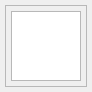
<?xml version="1.0" encoding="UTF-8"?>
<ui version="4.0">
 <class>CommentViewWidget</class>
 <widget class="QWidget" name="CommentViewWidget">
  <property name="geometry">
   <rect>
    <x>0</x>
    <y>0</y>
    <width>92</width>
    <height>92</height>
   </rect>
  </property>
  <property name="windowTitle">
   <string>Form</string>
  </property>
  <layout class="QGridLayout" name="gridLayout">
   <property name="leftMargin">
    <number>5</number>
   </property>
   <property name="topMargin">
    <number>5</number>
   </property>
   <property name="rightMargin">
    <number>5</number>
   </property>
   <property name="bottomMargin">
    <number>5</number>
   </property>
   <property name="spacing">
    <number>5</number>
   </property>
   <item row="0" column="0">
    <widget class="QFrame" name="frame">
     <property name="frameShape">
      <enum>QFrame::StyledPanel</enum>
     </property>
     <property name="frameShadow">
      <enum>QFrame::Raised</enum>
     </property>
     <layout class="QGridLayout" name="gridLayout_2">
      <property name="leftMargin">
       <number>5</number>
      </property>
      <property name="topMargin">
       <number>5</number>
      </property>
      <property name="rightMargin">
       <number>5</number>
      </property>
      <property name="bottomMargin">
       <number>5</number>
      </property>
      <property name="spacing">
       <number>5</number>
      </property>
      <item row="0" column="0">
       <widget class="QTextEdit" name="msgView">
        <property name="undoRedoEnabled">
         <bool>true</bool>
        </property>
        <property name="readOnly">
         <bool>true</bool>
        </property>
       </widget>
      </item>
     </layout>
    </widget>
   </item>
  </layout>
 </widget>
 <resources/>
 <connections/>
</ui>
